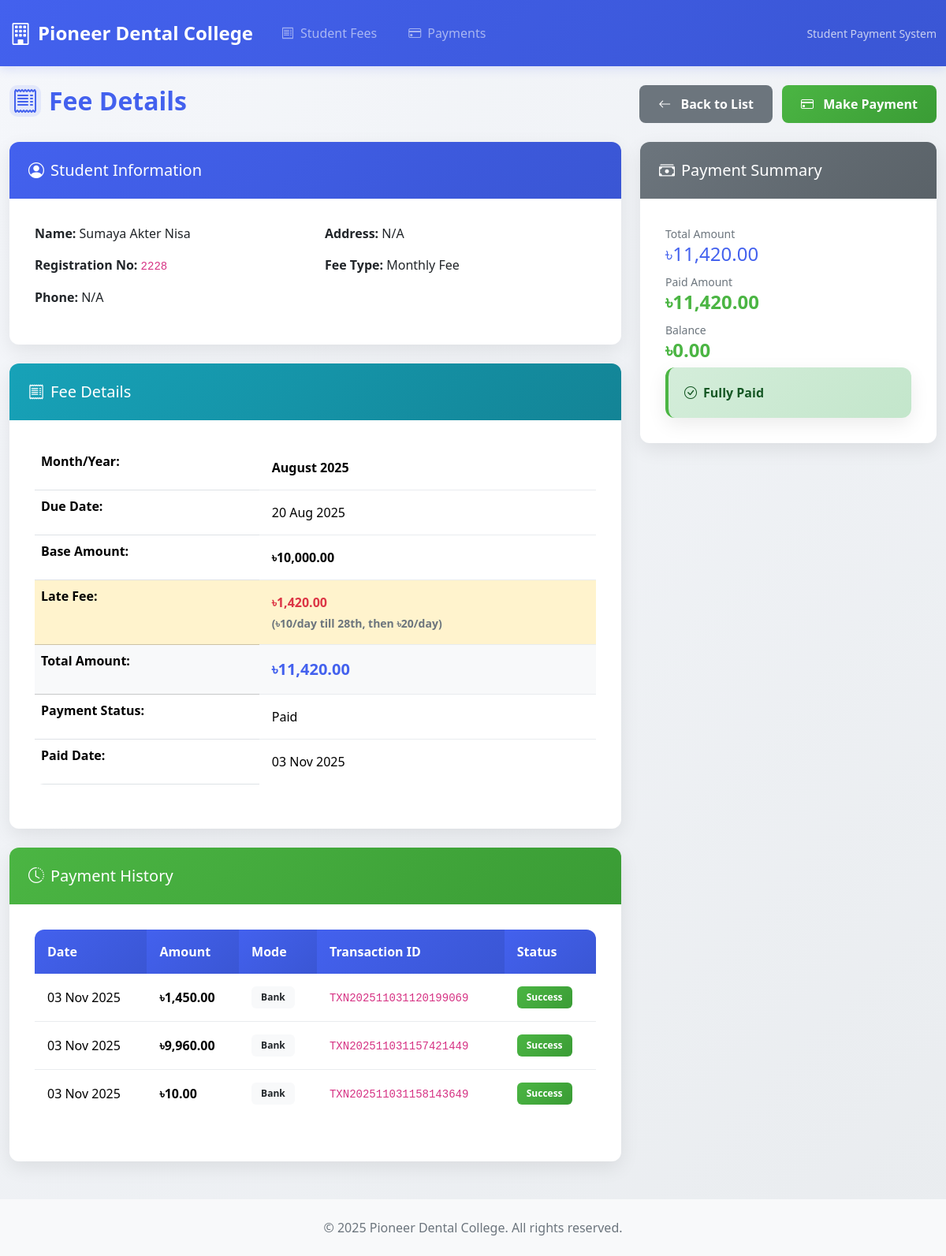
The page /student-fees/view/1529 on the database its author committed.
### tables this page shows
CREATE TABLE `student_fees` (
  `id` int(11) NOT NULL,
  `student_id` int(11) DEFAULT NULL,
  `fee_id` int(11) DEFAULT NULL,
  `month_year` varchar(7) DEFAULT NULL,
  `bill_month` int(2) DEFAULT NULL,
  `bill_year` int(4) DEFAULT NULL,
  `bill_unique_id` bigint(20) DEFAULT NULL,
  `bank_transaction_id` varchar(100) DEFAULT NULL,
  `comments` text DEFAULT NULL,
  `due_date` date DEFAULT NULL,
  `paid_date` date DEFAULT NULL,
  `payment_status` enum('Unpaid','Paid','Partial') DEFAULT 'Unpaid',
  `base_amount` decimal(10,2) NOT NULL,
  `late_fee` decimal(10,2) DEFAULT 0.00,
  `total_amount` decimal(10,2) GENERATED ALWAYS AS (`base_amount` + `late_fee`) STORED,
  `status` enum('0','1') NOT NULL,
  `created` datetime NOT NULL
);

CREATE TABLE `student` (
  `id` int(7) NOT NULL,
  `name` varchar(120) NOT NULL,
  `reg_no` int(11) NOT NULL,
  `phase` int(11) NOT NULL DEFAULT 0,
  `sex` varchar(10) NOT NULL,
  `dob` date NOT NULL,
  `phone` varchar(40) NOT NULL,
  `prt_phone` varchar(14) NOT NULL,
  `father` varchar(40) NOT NULL,
  `mother` varchar(40) NOT NULL,
  `address` varchar(30) NOT NULL,
  `batch` varchar(16) NOT NULL DEFAULT '0',
  `session` varchar(20) NOT NULL,
  `section` enum('All','A','B','C') NOT NULL DEFAULT 'All',
  `nationality` varchar(24) NOT NULL DEFAULT 'Bangladeshi',
  `nid` varchar(60) NOT NULL,
  `ssc` varchar(60) NOT NULL,
  `hsc` varchar(60) NOT NULL,
  `bg` varchar(20) NOT NULL,
  `first_phs_term_1` varchar(40) NOT NULL,
  `first_phs_term_2` varchar(20) NOT NULL,
  `second_phs_term_1` varchar(20) NOT NULL,
  `second_phs_term_2` varchar(20) NOT NULL,
  `third_phs_term_1` varchar(20) NOT NULL,
  `third_phs_term_2` varchar(20) NOT NULL,
  `final_phs_term_1` varchar(20) NOT NULL,
  `final_phs_term_2` varchar(60) NOT NULL,
  `emergency_contact` varchar(60) NOT NULL,
  `du_reg_no` int(10) NOT NULL,
  `bmdc_temp` int(10) NOT NULL,
  `bmdc_full` int(10) NOT NULL,
  `name_D` varchar(60) NOT NULL,
  `name_J` varchar(60) NOT NULL,
  `access_code` varchar(100) NOT NULL,
  `access_level` varchar(20) NOT NULL DEFAULT 'Student',
  `password` varchar(255) NOT NULL DEFAULT '$2y$10$d7k6MzgPRFjjqMyndZHo/utapOGMMbkEncY9Q5DozXCkRVT3QIyJC',
  `role_id` int(11) NOT NULL DEFAULT 0,
  `flag` date DEFAULT NULL,
  `status` int(5) NOT NULL DEFAULT 1,
  `created` datetime NOT NULL,
  `modified` timestamp NOT NULL DEFAULT current_timestamp()
);

CREATE TABLE `fees_master` (
  `id` int(11) NOT NULL,
  `fee_name` varchar(100) NOT NULL,
  `fee_amount` decimal(10,2) NOT NULL,
  `fee_type` enum('monthly','semester','annual','one_time') DEFAULT 'monthly',
  `description` text DEFAULT NULL,
  `status` enum('0','1') NOT NULL DEFAULT '1',
  `created` datetime NOT NULL
);

CREATE TABLE `payments` (
  `id` int(11) NOT NULL,
  `student_fee_id` int(11) DEFAULT NULL,
  `payment_date` date DEFAULT NULL,
  `amount_paid` decimal(10,2) NOT NULL,
  `payment_mode` enum('cash','bank','online') DEFAULT 'bank',
  `payment_method` varchar(50) DEFAULT NULL,
  `transaction_id` varchar(100) DEFAULT NULL,
  `mtb_transaction_ref` varchar(100) DEFAULT NULL,
  `mtb_payment_status` enum('pending','success','failed','cancelled') DEFAULT 'pending',
  `mtb_response` text DEFAULT NULL,
  `remarks` varchar(255) DEFAULT NULL,
  `status` enum('0','1') NOT NULL DEFAULT '1',
  `created` datetime NOT NULL,
  `updated` datetime DEFAULT NULL
);

### application/controllers/Student_fees.php (called while the page is built, shortened)
<?php
class Student_fees extends CI_Controller {
    public function __construct() {
        $this->load->model('Student_model');
        $this->load->model('Student_fee_model');
        $this->load->model('Payment_model');
        $this->load->helper(['url', 'form']);
        $this->load->library(['form_validation', 'session']);
    }
    public function view($id) {
        $data['page_title'] = 'Fee Details';
        $data['fee'] = $this->Student_fee_model->get_by_id($id);
        $data['payments'] = $this->Payment_model->get_by_student_fee($id);
        $data['total_paid'] = $this->Payment_model->get_total_paid_for_fee($id);
        $data['balance'] = $data['fee']->total_amount - $data['total_paid'];
        $this->load->view('templates/header', $data);
        $this->load->view('student_fees/view', $data);
        $this->load->view('templates/footer');
    }
}

### index.php (called while the page is built, shortened)
<?php
require_once BASEPATH.'core/CodeIgniter.php';

### application/models/Student_fee_model.php (called while the page is built, shortened)
<?php
class Student_fee_model extends CI_Model {
    private $table = 'student_fees';
    public function get_by_id($id) {
        $this->db->select('
            student_fees.*,
            student.name,
            student.reg_no,
            student.phone,
            student.address,
            fees_master.fee_name,
            (student_fees.base_amount + student_fees.late_fee) as total_amount
        ');
        $this->db->from($this->table);
        $this->db->join('student', 'student.id = student_fees.student_id', 'left');
        $this->db->join('fees_master', 'fees_master.id = student_fees.fee_id', 'left');
        $this->db->where('student_fees.id', $id);
        return $this->db->get()->row();
    }
}

### application/models/Payment_model.php (called while the page is built, shortened)
<?php
class Payment_model extends CI_Model {
    private $table = 'payments';
    public function get_by_student_fee($student_fee_id) {
        $this->db->where('student_fee_id', $student_fee_id);
        $this->db->where('status', '1');
        $this->db->order_by('payment_date', 'DESC');
        return $this->db->get($this->table)->result();
    }
    public function get_total_paid_for_fee($student_fee_id) {
        $this->db->select_sum('amount_paid');
        $this->db->where('student_fee_id', $student_fee_id);
        $this->db->where('status', '1');
        $this->db->where('mtb_payment_status', 'success');
        $result = $this->db->get($this->table)->row();
        return $result->amount_paid ?? 0;
    }
}

### application/views/student_fees/view.php (the view)
<div class="row mb-4">
    <div class="col-md-6">
        <h2 class="page-title" style="color: var(--primary);">
            <div class="icon-wrapper">
                <i class="bi bi-receipt text-primary"></i>
            </div>
            Fee Details
        </h2>
    </div>
    <div class="col-md-6 text-md-end">
        <a href="<?= base_url('student-fees') ?>" class="btn btn-secondary me-2">
            <i class="bi bi-arrow-left me-2"></i> Back to List
        </a>
        <a href="<?= base_url('payments/create/' . $fee->id) ?>" class="btn btn-success">
            <i class="bi bi-credit-card me-2"></i> Make Payment
        </a>
    </div>
</div>
<div class="row">
    <div class="col-lg-8">
        <div class="card mb-4">
            <div class="card-header">
                <h5 class="mb-0"><i class="bi bi-person-circle me-2"></i>Student Information</h5>
            </div>
            <div class="card-body student-info-card">
                <div class="row">
                    <div class="col-md-6">
                        <p><strong>Name:</strong> <?= $fee->name ?></p>
                        <p><strong>Registration No:</strong> <code><?= $fee->reg_no ?></code></p>
                        <p><strong>Phone:</strong> <?= $fee->phone ?></p>
                    </div>
                    <div class="col-md-6">
                        <p><strong>Address:</strong> <?= $fee->address ?></p>
                        <p><strong>Fee Type:</strong> <?= $fee->fee_name ?></p>
                    </div>
                </div>
            </div>
        </div>
        <div class="card mb-4">
            <div class="card-header bg-info">
                <h5 class="mb-0"><i class="bi bi-receipt me-2"></i>Fee Details</h5>
            </div>
            <div class="card-body">
                <table class="table">
                    <tr>
                        <th width="40%">Month/Year:</th>
                        <td><strong><?= date('F Y', strtotime($fee->month_year . '-01')) ?></strong></td>
                    </tr>
                    <tr>
                        <th>Due Date:</th>
                        <td><?= date('d M Y', strtotime($fee->due_date)) ?></td>
                    </tr>
                    <tr>
                        <th>Base Amount:</th>
                        <td><strong>৳<?= number_format($fee->base_amount, 2) ?></strong></td>
                    </tr>
                    <tr class="<?= $fee->late_fee > 0 ? 'table-warning' : '' ?>">
                        <th>Late Fee:</th>
                        <td class="<?= $fee->late_fee > 0 ? 'text-danger fw-bold' : '' ?>">
                            ৳<?= number_format($fee->late_fee, 2) ?>
                            <?php if ($fee->late_fee > 0): ?>
                                <div class="info-text">(৳10/day till 28th, then ৳20/day)</div>
                            <?php endif; ?>
                        </td>
                    </tr>
                    <tr class="table-light">
                        <th>Total Amount:</th>
                        <td class="fs-5 fw-bold text-primary">৳<?= number_format($fee->total_amount, 2) ?></td>
                    </tr>
                    <tr>
                        <th>Payment Status:</th>
                        <td>
                            <?php if ($fee->payment_status === 'Paid'): ?>
                                <span class="badge-paid">Paid</span>
                            <?php elseif ($fee->payment_status === 'Partial'): ?>
                                <span class="badge-partial">Partial</span>
                            <?php else: ?>
                                <span class="badge-unpaid">Unpaid</span>
                            <?php endif; ?>
                        </td>
                    </tr>
                    <?php if ($fee->paid_date): ?>
                        <tr>
                            <th>Paid Date:</th>
                            <td><?= date('d M Y', strtotime($fee->paid_date)) ?></td>
                        </tr>
                    <?php endif; ?>
                </table>
            </div>
        </div>
        <?php if (!empty($payments)): ?>
            <div class="card">
                <div class="card-header bg-success">
                    <h5 class="mb-0"><i class="bi bi-clock-history me-2"></i>Payment History</h5>
                </div>
                <div class="card-body">
                    <div class="table-responsive">
                        <table class="table table-sm">
                            <thead>
                                <tr>
                                    <th>Date</th>
                                    <th>Amount</th>
                                    <th>Mode</th>
                                    <th>Transaction ID</th>
                                    <th>Status</th>
                                </tr>
                            </thead>
                            <tbody>
                                <?php foreach ($payments as $payment): ?>
                                    <tr>
                                        <td><?= date('d M Y', strtotime($payment->payment_date)) ?></td>
                                        <td><strong>৳<?= number_format($payment->amount_paid, 2) ?></strong></td>
                                        <td><span class="badge bg-light text-dark"><?= ucfirst($payment->payment_mode) ?></span></td>
                                        <td><code><?= $payment->transaction_id ?? 'N/A' ?></code></td>
                                        <td>
                                            <?php if ($payment->mtb_payment_status === 'success'): ?>
                                                <span class="badge bg-success">Success</span>
                                            <?php else: ?>
                                                <span class="badge bg-warning text-dark">Pending</span>
                                            <?php endif; ?>
                                        </td>
                                    </tr>
                                <?php endforeach; ?>
                            </tbody>
                        </table>
                    </div>
                </div>
            </div>
        <?php endif; ?>
    </div>
    <div class="col-lg-4">
        <div class="card mb-4">
            <div class="card-header bg-secondary">
                <h5 class="mb-0"><i class="bi bi-cash-stack me-2"></i>Payment Summary</h5>
            </div>
            <div class="card-body payment-summary-card">
                <div class="payment-summary-item">
                    <small class="text-muted">Total Amount</small>
                    <h4 class="text-primary">৳<?= number_format($fee->total_amount, 2) ?></h4>
                </div>
                <div class="payment-summary-item">
                    <small class="text-muted">Paid Amount</small>
                    <h4 class="text-success">৳<?= number_format($total_paid, 2) ?></h4>
                </div>
                <div class="payment-summary-item">
                    <small class="text-muted">Balance</small>
                    <h4 class="<?= $balance > 0 ? 'text-danger' : 'text-success' ?>">
                        ৳<?= number_format($balance, 2) ?>
                    </h4>
                </div>
                <?php if ($balance > 0): ?>
                    <hr>
                    <div class="payment-actions">
                        <a href="<?= base_url('payments/create/' . $fee->id) ?>" class="btn btn-success w-100">
                            <i class="bi bi-cash-coin me-2"></i> Pay Now (Manual)
                        </a>
                        <a href="<?= base_url('payments/process/' . $fee->id) ?>" class="btn btn-primary w-100">
                            <i class="bi bi-credit-card-2-front me-2"></i> Pay via MTB Gateway
                        </a>
                    </div>
                <?php else: ?>
                    <div class="alert alert-success mb-0">
                        <div class="d-flex align-items-center">
                            <i class="bi bi-check-circle me-2"></i>
                            <strong>Fully Paid</strong>
                        </div>
                    </div>
                <?php endif; ?>
            </div>
        </div>
    </div>
</div>

### rows shown on the page
student_fees: student.name "Sumaya Akter Nisa", student.reg_no "2228", student.phone "N/A", student.address "N/A", fees_master.fee_name "Monthly Fee", month_year "August 2025", due_date "20 Aug 2025", base_amount "10,000.00", late_fee "1,420.00", paid_date "03 Nov 2025"
payments: payment_date "03 Nov 2025", amount_paid "1,450.00", payment_mode "Bank", transaction "TXN202511031120199069", mtb_payment_status "Success"
payments: payment_date "03 Nov 2025", amount_paid "9,960.00", payment_mode "Bank", transaction "TXN202511031157421449", mtb_payment_status "Success"
payments: payment_date "03 Nov 2025", amount_paid "10.00", payment_mode "Bank", transaction "TXN202511031158143649", mtb_payment_status "Success"

### other values the page prints
$fee->total_amount "11,420.00"
$total_paid "11,420.00"
$balance "0.00"
